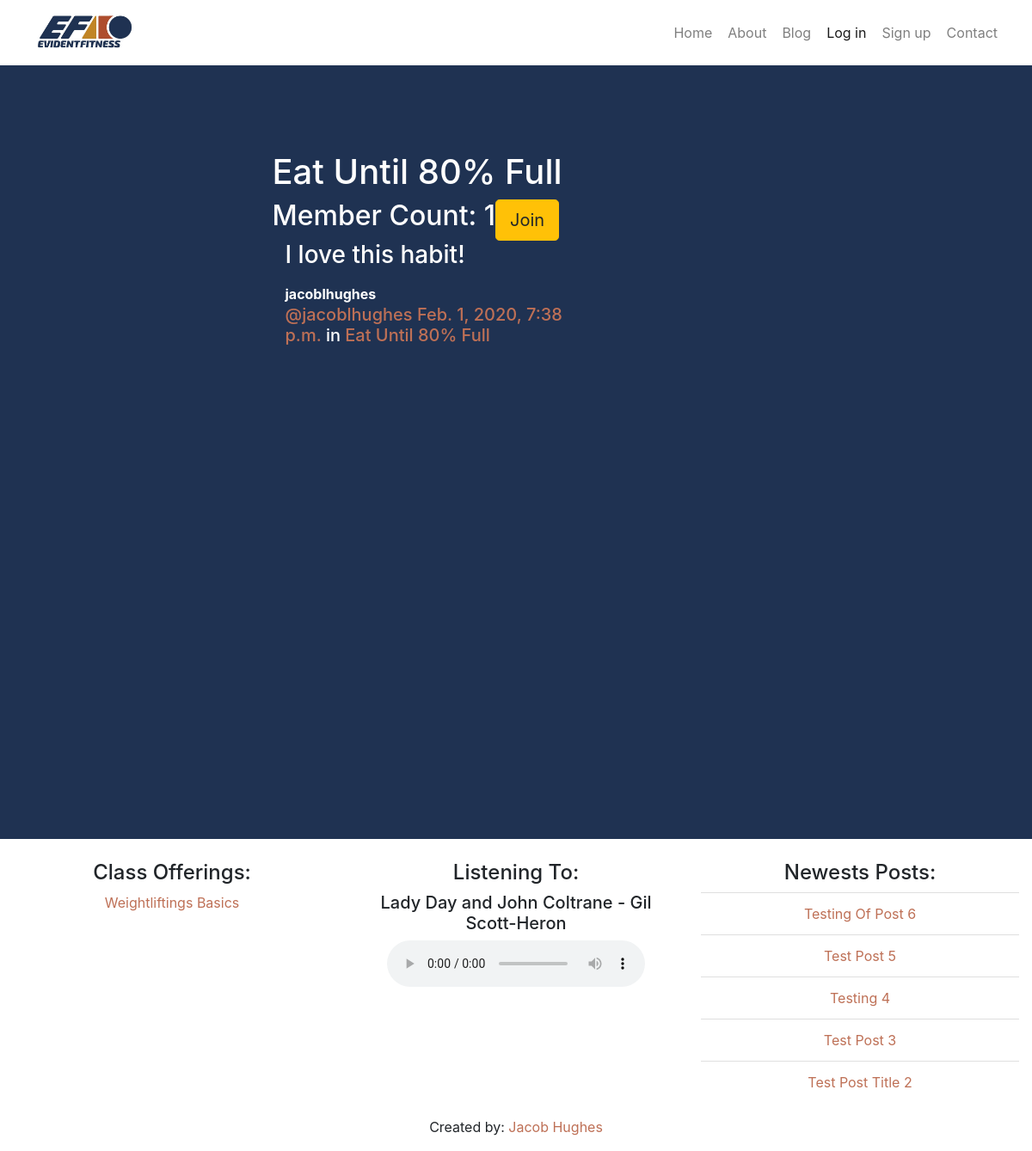
The app's page /habits/posts/in/eat-until-80-full/, older data.
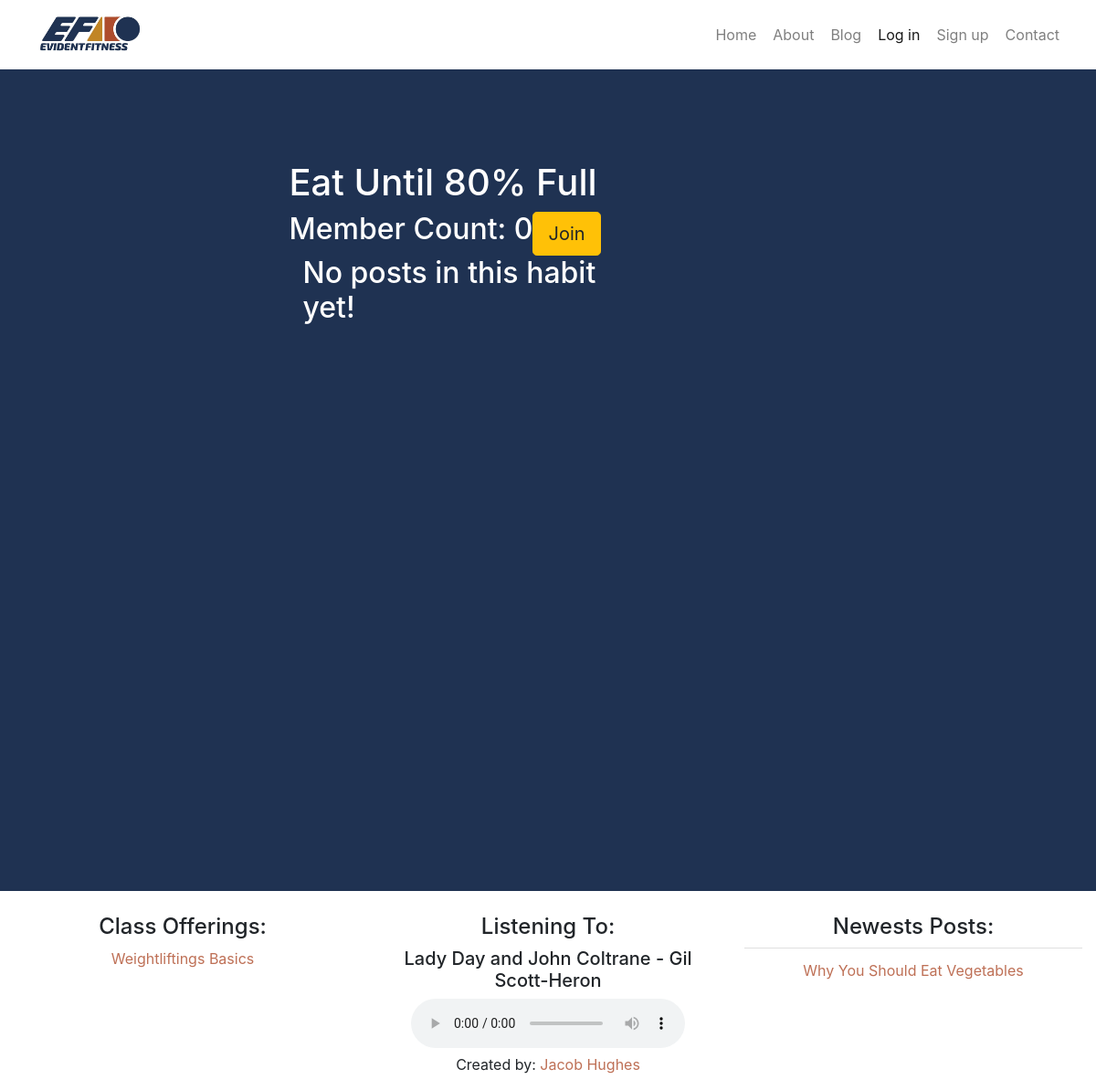
The same page, newer data.
### habits/models.py (models this page shows, shortened)
class Habit(models.Model):
    name = models.TextField(max_length=255, unique=True, blank=True)
    slug = models.SlugField(allow_unicode=True, unique=True, blank=True)
    description = models.TextField(blank=True, default='')
    description_html = models.TextField(editable=False, default='', blank=True)
    members = models.ManyToManyField(User,through="HabitMember")
    class Meta:
        ordering = ["name"]

### posts/models.py (models this page shows, shortened)
class Post(models.Model):
    user = models.ForeignKey(User, related_name="posts", on_delete=models.CASCADE)
    created_at = models.DateTimeField(auto_now=True)
    message = models.TextField()
    message_html = models.TextField(editable=False)
    habit = models.ForeignKey(Habit, related_name="posts",null=True, blank=True, on_delete=models.CASCADE)
    class Meta:
        ordering = ["-created_at"]
        unique_together = ["user", "message"]

### blog/models.py (models this page shows, shortened)
class BlogPost(models.Model):
    title = models.CharField(max_length=200, unique=True)
    slug = models.SlugField(max_length=200, unique=True)
    author = models.ForeignKey(User, on_delete= models.CASCADE,related_name='blog_posts')
    updated_on = models.DateTimeField(auto_now= True)
    content = models.TextField()
    created_on = models.DateTimeField(auto_now_add=True)
    status = models.IntegerField(choices=STATUS, default=0)
    tags = TaggableManager()
    class Meta:
        ordering = ['-created_on']

### habits/views.py (the view)
# urls.py: path("posts/in/<slug>/",views.SingleHabit.as_view(),name="single"),
class SingleHabit(generic.DetailView):
    model = Habit

### accounts/context_processor.py (called while the page is built)
def profile_information(request):
    context = Profile.objects.all()
    return {'profile_information': context}

### blog/context_processor.py (called while the page is built)
def recent_five(request):
    context = BlogPost.objects.filter(status=1).order_by('-created_on')[:5]
    return {'recent_five': context}

### habits/context_processor.py (called while the page is built)
def user_habits_context(request):
    if request.user.is_authenticated:
        context = HabitMember.objects.filter(user = request.user)
        return {'user_habits_context': context}
    elif request.user.is_anonymous:
        context = HabitMember.objects.filter(user = 1)
        return {'user_habits_context': context}

def all_habits_context(request):
    context = Habit.objects.all()
    return {'all_habits_context':context}

### habits/templates/habits/habit_detail.html (shortened to what this page needs)
{% extends "habits/habit_base.html" %}
{% block prehabit %}
<h1>{{habit.name}}</h1>
<h2> Member Count: {{habit.members.count}}</h2>
  <div class="content">
				{% if user in habit.members.all %}
					<a href="{% url 'habits:leave' slug=habit.slug %}" class="btn btn-lg btn-fill btn-warning"><span class="glyphicon glyphicon-remove-circle"></span> Leave</a>
				{% else %}
					<a href="{% url 'habits:join' slug=habit.slug %}" class="btn btn-lg btn-fill btn-warning"> Join</a>
				{% endif %}
</div>
{% endblock %}
{% block habit_content %}
<div class="col-md-8">
	{% if habit.posts.count == 0 %}
	<h2>No posts in this habit yet!</h2>
	{% else %}
		{% for post in habit.posts.all %}
			{% include "posts/_post.html" %}
		{% endfor %}
	{% endif %}
</div>
{% endblock %}

### habits/templates/habits/habit_base.html (shortened to what this page needs)
{% extends "base.html" %}
{% block content %}
<div class="container">
  <div class="row">
    {% block prehabit %}{% endblock %}
    {% block habit_content %}{% endblock %}
  </div>
</div>
{% endblock %}

### templates/base.html (shortened to what this page needs)
<!DOCTYPE html>
{% load static %}
<html lang="en">
<head>
    <link rel="stylesheet" href="https://maxcdn.bootstrapcdn.com/bootstrap/4.0.0/css/bootstrap.min.css"
>
    <link rel="stylesheet" href="{% static 'efportal/css/efportalstyle.css' %}" />
</head>
<body>
    <div class='container-fluid' id='navbar_container'>
        <nav class='navbar navbar-expand-lg navbar-light' role='navigation' id='navbar'>
            <a class='navbar-brand mynav' href="{% url 'home' %}"><img id='ef_logo'
                    src="{% static 'efportal/images/ef_logo.JPG'%}" alt='EF Logo' /></a>
            <div class='collapse navbar-collapse' id='collapseNavbar'>
                <ul class='nav navbar-nav ml-auto'>
                    <li class='nav-item'><a class="nav-link btn btn-simple" href="{% url 'home' %}"
                            class="btn btn-simple">Home</a></li>
                    <li class='nav-item'><a class="nav-link btn btn-simple" href="{% url 'about' %}"
                            class="btn btn-simple">About</a></li>
                    <li class='nav-item'><a href="{% url 'blog:all_blogposts' %}" class="nav-link btn btn-simple">Blog</a>
                    </li>
                    {% if user.is_authenticated %}
                    <li class='nav-item'><a class="nav-link btn btn-simple"
                            href="{% url 'habits:all' %}">Habits</a></li>
                    <li class='nav-item'><a class="nav-link btn btn-simple"
                            href="{% url 'posts:create' %}">Post</a></li>
                    <li class='nav-item'><a class="nav-link btn btn-simple"
                            href="{% url 'tracking:tracking' %}">Tracking</a></li>
                    {% else %}
                    <li class='nav-item active'><a class="nav-link btn btn-simple" href="{% url 'accounts:login' %}">Log
                            in</a>
                    </li>
                    <li class='nav-item'><a class="nav-link btn btn-simple" href="{% url 'accounts:signup' %}">Sign
                            up</a></li>
                    {% endif %}
                    <li class='nav-item'><a class="nav-link btn btn-simple" href="{% url 'contact' %}"
                            class="btn btn-simple">Contact</a></li>
                </ul>
            </div>
        </nav>
    </div>
    <div class='container mycontent'>
        {% block content %}
        {% endblock %}
    </div>
    <footer class='footer'>
        <div class='container-fluid'>
            <div class='row text-center'>
                <div class='col'>
                    <h4>Class Offerings:</h4>
                    <p><a href='#'>Weightliftings Basics</a></p>
                </div>
                <div class='col'>
                    <h4>Listening To:</h4>
                    <h5>Lady Day and John Coltrane - Gil Scott-Heron</h5>
                    <audio controls>
                        <source src="{% static 'efportal/audio/musica.mp3' %}" type="audio/mpeg">
                    </audio>
                </div>
                <div class='col'>
                    <h4>Newests Posts:</h4>
                    <ul class = 'list-unstyled list-group-flush'>
                    {% for p in recent_five %}
                    <li class='list-group-item' ><a href={% url 'blog:blogpost_detail' p.pk p.slug %}>{{ p.title }}</a></li>
                    {% endfor %}
                    </ul>
                </div>
            </div>
            <div class='row'>
                <div class='col text-center'>
                    <p>Created by: <a href='https://www.jacoblhughes.com'>Jacob Hughes</a></p>
                </div>
            </div>
        </div>
    </footer>
</body>
</html>

### posts/templates/posts/_post.html (shortened to what this page needs)
	<div class='row'>
		<div class='col-12'>
			<h3>{{ post.message_html|safe }}</h3>
		</div>
	</div>
	<div class='row'>
		<div class="media-body col-12">
			<strong>{{ post.user.username }}</strong>
			<h5 class="media-heading">
				<span class="username"><a
						href="{% url 'posts:for_user' username=post.user.username %}">@{{ post.user.username }}</a></span>
				<time class="time"><a
						href="{% url 'posts:single' username=post.user.username pk=post.pk %}">{{ post.created_at }}</a></time>
				{% if post.habit %}
				<span class="habit-name">in <a href="#">{{ post.habit.name }}</a></span>
				{% endif %}
			</h5>
		</div>
	</div>

### static/efportal/css/efportalstyle.css (style rules this page uses)
@media (min-width: 768px) { .container { width: 70%; } }
.mycontent { padding-top: 100px; height: 100%; color: white; }
body { height: 100%; width: 100%; background: #1f3252; margin: 0; }
body a { color: #be7056; }
.mycontent { min-height: 100vh; }
#ef_logo { max-height: 50px; }
#navbar_container { background: white; white-space: nowrap; }
.footer { position: static; bottom: 0; width: 100%; height: auto; background-color: white; margin-top: 100px; padding-top: 25px; }

Row changes from the older to the newer data that the page shows:
no longer on this page (row edited): Habit: name "Eat Until 80% Full", members.count "1"
removed Post: message_html "I love this habit!", user.username "jacoblhughes", created_at "Feb. 1, 2020, 7:38 p.m.", habit.name "Eat Until 80% Full"
removed BlogPost: title "Testing Of Post 6"
removed BlogPost: title "Test Post 5"
removed BlogPost: title "Testing 4"
removed BlogPost: title "Test Post 3"
removed BlogPost: title "Test Post Title 2"
now on this page (row edited): Habit: name "Eat Until 80% Full", members.count "0"
added BlogPost: title "Why You Should Eat Vegetables"
Text that changed along with them:
text now shown: "No posts in this habit yet!"
